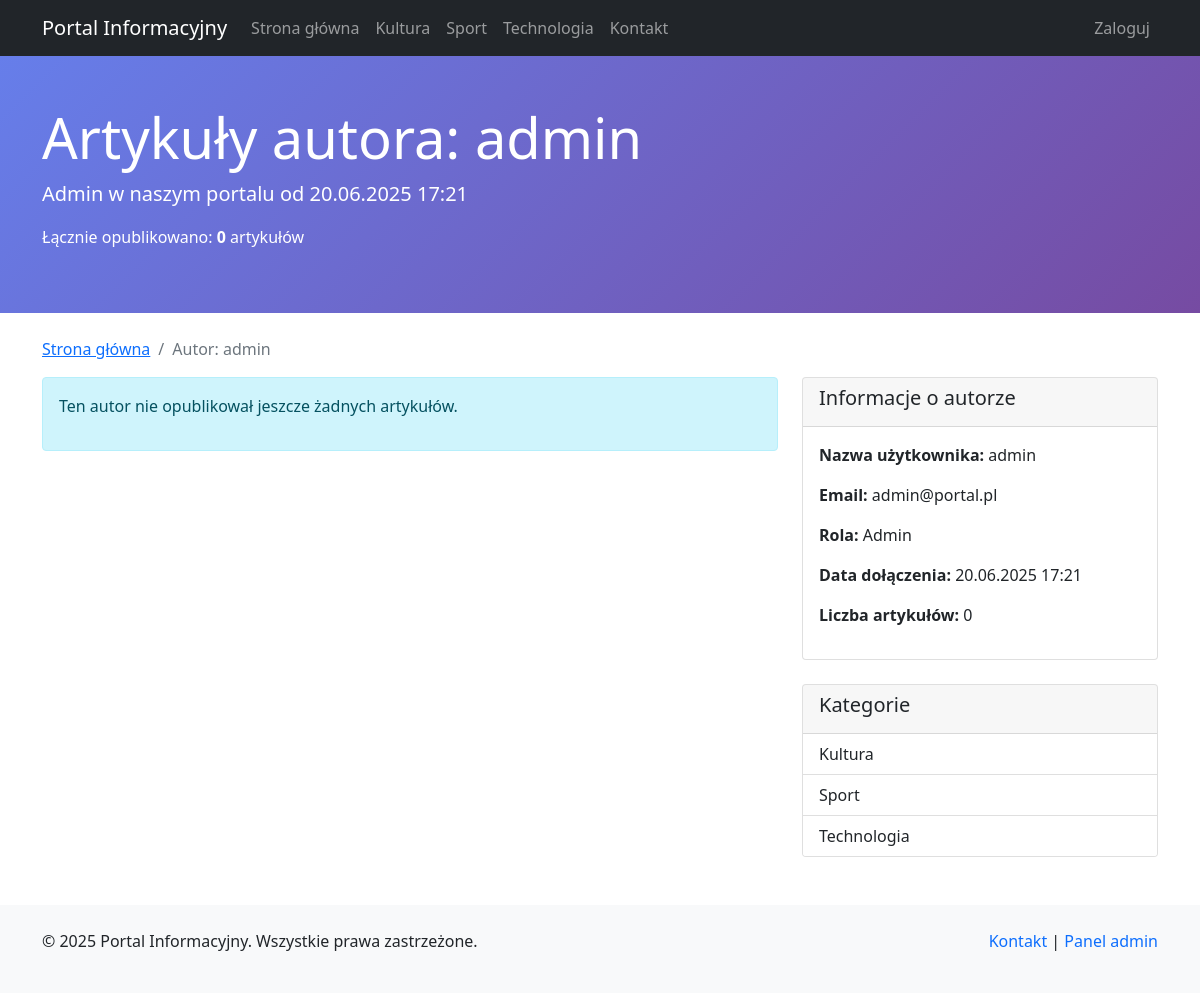
The app's page /author.php?id=1 with its own data.
### tables this page shows
CREATE TABLE categories (
    id INT AUTO_INCREMENT PRIMARY KEY,
    name VARCHAR(100) NOT NULL,
    slug VARCHAR(100) NOT NULL UNIQUE,
    description TEXT,
    author_id INT,
    created_at TIMESTAMP DEFAULT CURRENT_TIMESTAMP,
    FOREIGN KEY (author_id) REFERENCES users(id) ON DELETE SET NULL
);

CREATE TABLE users (
    id INT AUTO_INCREMENT PRIMARY KEY,
    username VARCHAR(50) NOT NULL UNIQUE,
    email VARCHAR(100) NOT NULL UNIQUE,
    password VARCHAR(255) NOT NULL,
    role ENUM('admin', 'author') DEFAULT 'author',
    created_at TIMESTAMP DEFAULT CURRENT_TIMESTAMP
);

### config/config.php (called while the page is built, shortened)
<?php
function isLoggedIn() {
    return isset($_SESSION['user_id']);
}
function formatDate($date) {
    return date('d.m.Y H:i', strtotime($date));
}
spl_autoload_register(function ($class_name) {
    $paths = [
        __DIR__ . '/../models/' . $class_name . '.php',
        __DIR__ . '/../classes/' . $class_name . '.php',
        __DIR__ . '/../controllers/' . $class_name . '.php',
        __DIR__ . '/../../models/' . $class_name . '.php',
        __DIR__ . '/../../classes/' . $class_name . '.php',
        __DIR__ . '/../../controllers/' . $class_name . '.php',
        'models/' . $class_name . '.php',
        '../models/' . $class_name . '.php',
        'classes/' . $class_name . '.php',
        '../classes/' . $class_name . '.php'
    ];
    foreach ($paths as $file) {
        if (file_exists($file)) {
            return;
        }
    }
});
?>

### models/Category.php (called while the page is built, shortened)
<?php
class Category {
    private $conn;
    private $table_name = "categories";
    public function __construct($db) {
        $this->conn = $db;
    }
    public function getAll() {
        $query = "SELECT c.*, u.username as author_name
                  FROM " . $this->table_name . " c
                  LEFT JOIN users u ON c.author_id = u.id
                  ORDER BY c.name";
        $stmt = $this->conn->prepare($query);
        $stmt->execute();
        return $stmt->fetchAll(PDO::FETCH_ASSOC);
    }
}
?>

### models/User.php (called while the page is built, shortened)
<?php
class User {
    private $conn;
    private $table_name = "users";
    public function __construct($db) {
        $this->conn = $db;
    }
    public function getById($id) {
        $query = "SELECT * FROM " . $this->table_name . " WHERE id = ?";
        $stmt = $this->conn->prepare($query);
        $stmt->execute([$id]);
        return $stmt->fetch(PDO::FETCH_ASSOC);
    }
}
?>

### models/Article.php (called while the page is built, shortened)
<?php
class Article {
    private $conn;
    private $table_name = "articles";
    public function __construct($db) {
        $this->conn = $db;
    }
    public function getByAuthor($author_id, $limit = 10) {
        $query = "SELECT a.*, u.username as author_name, c.name as category_name, c.slug as category_slug
                  FROM " . $this->table_name . " a
                  LEFT JOIN users u ON a.author_id = u.id
                  LEFT JOIN categories c ON a.category_id = c.id
                  WHERE a.author_id = ?
                  ORDER BY a.published_at DESC
                  LIMIT ?";
        $stmt = $this->conn->prepare($query);
        $stmt->bindParam(1, $author_id, PDO::PARAM_INT);
        $stmt->bindParam(2, $limit, PDO::PARAM_INT);
        $stmt->execute();
        return $stmt->fetchAll(PDO::FETCH_ASSOC);
    }
}
?>

### author.php (the view, shortened to what this page needs)
<?php
require_once 'config/config.php';
$database = new Database();
$db = $database->getConnection();
$article = new Article($db);
$user = new User($db);
$category = new Category($db);
$author_id = $_GET['id'] ?? 0;
$author = $user->getById($author_id);
$articles = $article->getByAuthor($author_id, 12);
$categories = $category->getAll();
?>
<!DOCTYPE html>
<html lang="pl">
<head>
    <link href="https://cdn.jsdelivr.net/npm/bootstrap@5.1.3/dist/css/bootstrap.min.css" rel="stylesheet">
</head>
<body>
    <nav class="navbar navbar-expand-lg navbar-dark bg-dark">
        <div class="container">
            <a class="navbar-brand" href="index.php">Portal Informacyjny</a>
            <div class="collapse navbar-collapse" id="navbarNav">
                <ul class="navbar-nav me-auto">
                    <li class="nav-item">
                        <a class="nav-link" href="index.php">Strona główna</a>
                    </li>
                    <?php foreach ($categories as $cat): ?>
                    <li class="nav-item">
                        <a class="nav-link" href="category.php?slug=<?= $cat['slug'] ?>">
                            <?= htmlspecialchars($cat['name']) ?>
                        </a>
                    </li>
                    <?php endforeach; ?>
                    <li class="nav-item">
                        <a class="nav-link" href="contact.php">Kontakt</a>
                    </li>
                </ul>
                <ul class="navbar-nav">
                    <?php if (isLoggedIn()): ?>
                        <li class="nav-item dropdown">
                            <a class="nav-link dropdown-toggle" href="#" id="navbarDropdown" role="button"
                               data-bs-toggle="dropdown">
                                <?= htmlspecialchars($_SESSION['username']) ?>
                            </a>
                            <ul class="dropdown-menu">
                                <li><a class="dropdown-item" href="admin/index.php">Panel administracyjny</a></li>
                                <li><hr class="dropdown-divider"></li>
                                <li><a class="dropdown-item" href="logout.php">Wyloguj</a></li>
                            </ul>
                        </li>
                    <?php else: ?>
                        <li class="nav-item">
                            <a class="nav-link" href="login.php">Zaloguj</a>
                        </li>
                    <?php endif; ?>
                </ul>
            </div>
        </div>
    </nav>
    <div class="author-info py-5">
        <div class="container">
            <div class="row">
                <div class="col-lg-8">
                    <h1 class="display-4">Artykuły autora: <?= htmlspecialchars($author['username']) ?></h1>
                    <p class="lead">
                        <?= ucfirst($author['role']) ?> w naszym portalu od <?= formatDate($author['created_at']) ?>
                    </p>
                    <p>Łącznie opublikowano: <strong><?= count($articles) ?></strong> artykułów</p>
                </div>
            </div>
        </div>
    </div>
    <div class="container mt-4">
        <nav aria-label="breadcrumb">
            <ol class="breadcrumb">
                <li class="breadcrumb-item"><a href="index.php">Strona główna</a></li>
                <li class="breadcrumb-item active">Autor: <?= htmlspecialchars($author['username']) ?></li>
            </ol>
        </nav>
        <div class="row">
            <div class="col-lg-8">
                <?php if (empty($articles)): ?>
                    <div class="alert alert-info">
                        <p>Ten autor nie opublikował jeszcze żadnych artykułów.</p>
                    </div>
                <?php endif; ?>
            </div>
            <div class="col-lg-4">
                <div class="card">
                    <div class="card-header">
                        <h5>Informacje o autorze</h5>
                    </div>
                    <div class="card-body">
                        <p><strong>Nazwa użytkownika:</strong> <?= htmlspecialchars($author['username']) ?></p>
                        <p><strong>Email:</strong> <?= htmlspecialchars($author['email']) ?></p>
                        <p><strong>Rola:</strong> <?= ucfirst($author['role']) ?></p>
                        <p><strong>Data dołączenia:</strong> <?= formatDate($author['created_at']) ?></p>
                        <p><strong>Liczba artykułów:</strong> <?= count($articles) ?></p>
                    </div>
                </div>
                <div class="card mt-4">
                    <div class="card-header">
                        <h5>Kategorie</h5>
                    </div>
                    <div class="list-group list-group-flush">
                        <?php foreach ($categories as $cat): ?>
                        <a href="category.php?slug=<?= $cat['slug'] ?>"
                           class="list-group-item list-group-item-action">
                            <?= htmlspecialchars($cat['name']) ?>
                        </a>
                        <?php endforeach; ?>
                    </div>
                </div>
            </div>
        </div>
    </div>
    <footer class="py-4 mt-5">
        <div class="container">
            <div class="row">
                <div class="col-md-6">
                    <p>&copy; 2025 Portal Informacyjny. Wszystkie prawa zastrzeżone.</p>
                </div>
                <div class="col-md-6 text-md-end">
                    <a href="contact.php" class="text-decoration-none">Kontakt</a> |
                    <a href="admin/index.php" class="text-decoration-none">Panel admin</a>
                </div>
            </div>
        </div>
    </footer>
</body>
</html>

### author.php (style rules this page uses)
footer { background-color: #f8f9fa; margin-top: 3rem; }
.author-info { background: linear-gradient(135deg, #667eea 0%, #764ba2 100%); color: white; }

### records on screen
categories: name "Kultura"
categories: name "Sport"
categories: name "Technologia"
users: username "admin", role "Admin", created_at "20.06.2025 17:21", email "admin@portal.pl"

### other values on screen
count($articles) "0"
